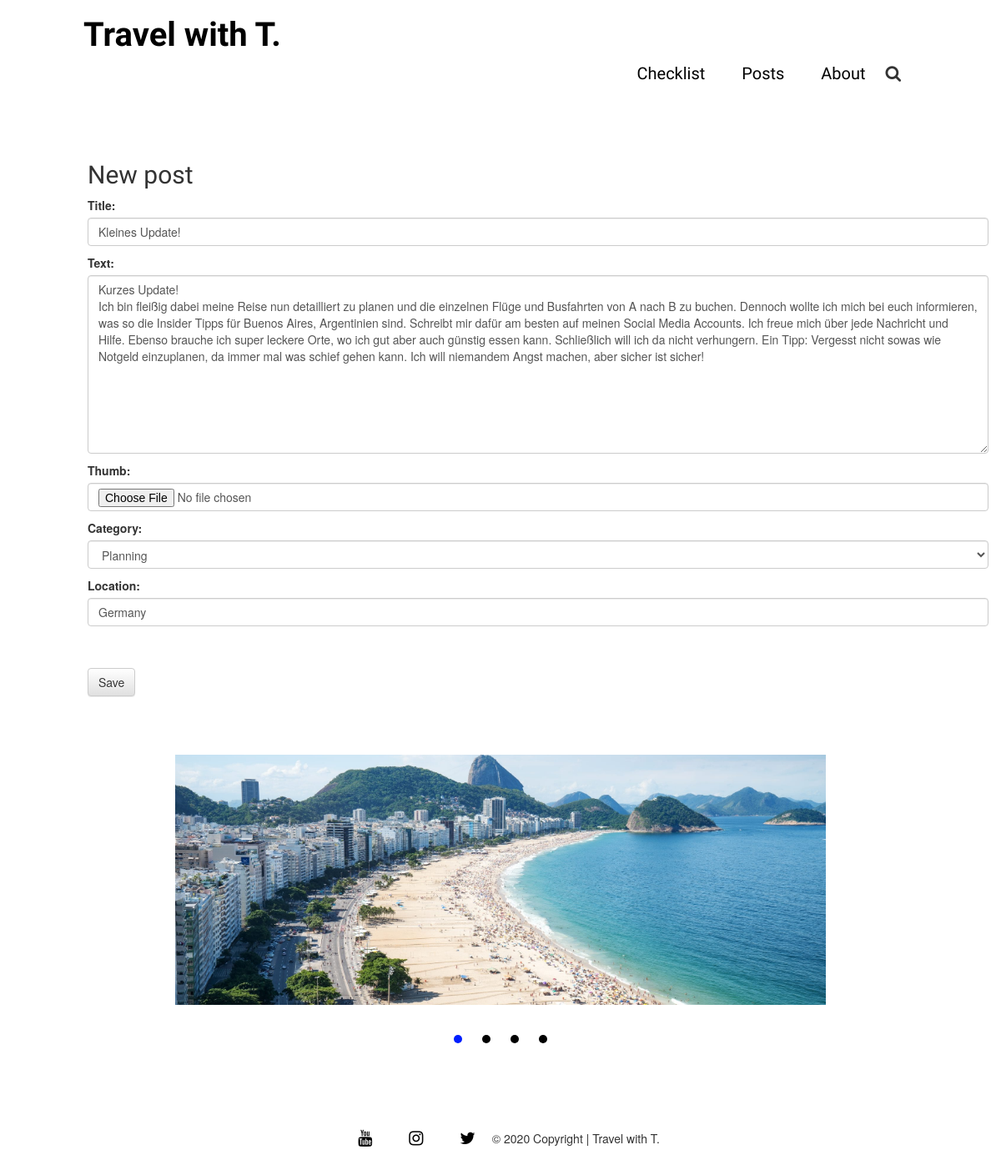
/post/37/edit/, run on the app's committed database.
### blog/models.py (models this page shows, shortened)
class Post(models.Model):
    author = models.ForeignKey(settings.AUTH_USER_MODEL, on_delete=models.CASCADE)
    title = models.CharField(max_length=200)
    category = models.CharField(max_length=200, default ="uncategorized")
    location = models.CharField(max_length=200, default ="uncategorized")
    text = models.TextField()
    thumb = models.ImageField(upload_to=upload_location, default='default.png', blank=True)
    created_date = models.DateTimeField(default=timezone.now)
    published_date = models.DateTimeField(blank=True, null=True)

### blog/views.py (the view)
# urls.py: path('post/<int:pk>/edit/', views.post_edit, name='post_edit'),
def post_edit(request, pk):
    post = get_object_or_404(Post, pk=pk)
    if request.method == "POST":
        form = PostForm(request.POST, request.FILES, instance=post)
        if form.is_valid():
            post = form.save(commit=False)
            post.author = request.user
            post.published_date = timezone.now()
            post.save()
            return redirect('post_detail', pk=post.pk)
    else:
        form = PostForm(instance=post)
    return render(request, 'blog/post_edit.html', {'form': form})

### blog/forms.py
class PostForm(forms.ModelForm):
    class Meta:
         model = Post
         fields = ('title', 'text','thumb','category','location')
         widgets = {
             'title': forms.TextInput(attrs={'class': 'form-control'}),
             'text': forms.Textarea(attrs={'class': 'form-control'}),
             'thumb': forms.FileInput(attrs={'class': 'form-control'}),
             'category': forms.Select(choices=choice_list, attrs={'class': 'form-control'}),
             'location': forms.TextInput(attrs={'class': 'form-control'}),
         }

### blog/templates/blog/post_edit.html
{% extends 'blog/base.html' %}
{% block content %}
    <h2>New post</h2>
    <form method="POST" class="post-form" enctype='multipart/form-data'>{% csrf_token %}
        {{ form.as_p }}
    <br>
    <br>
        <button type="submit" class="save btn btn-default">Save</button>
    </form>
{% endblock %}

### blog/static/css/blog.css (style rules this page uses)
h1, h2, h3, h4 { font-family: 'Oswald', cursive; }
.save { float: left; }
.post-form textarea, .post-form input { width: 100%; }

### blog/static/css/style.css (style rules this page uses)
* { box-sizing: border-box; margin: 0; padding: 0; }
* { box-sizing: border-box; }

### data on the page
Post: title "Kleines Update!", text "Kurzes Update! Ich bin fleißig dabei meine Reise nun detailliert zu planen und die einzelnen Flüge und Busfahrten von A nach B zu buchen. Dennoch wollte ich mich bei euch informieren, was so die Insider Tipps für Buenos Aires, Argentinien sind. Schreibt mir dafür am besten auf meinen Social Media Accounts. Ich freue mich über jede Nachricht und Hilfe. Ebenso brauche ich super leckere Orte, wo ich gut aber auch günstig essen kann. Schließlich will ich da nicht verhungern. Ein Tipp: Vergesst nicht sowas wie Notgeld einzuplanen, da immer mal was schief gehen kann. Ich will niemandem Angst machen, aber sicher ist sicher!", category "Planning", location "Germany"
